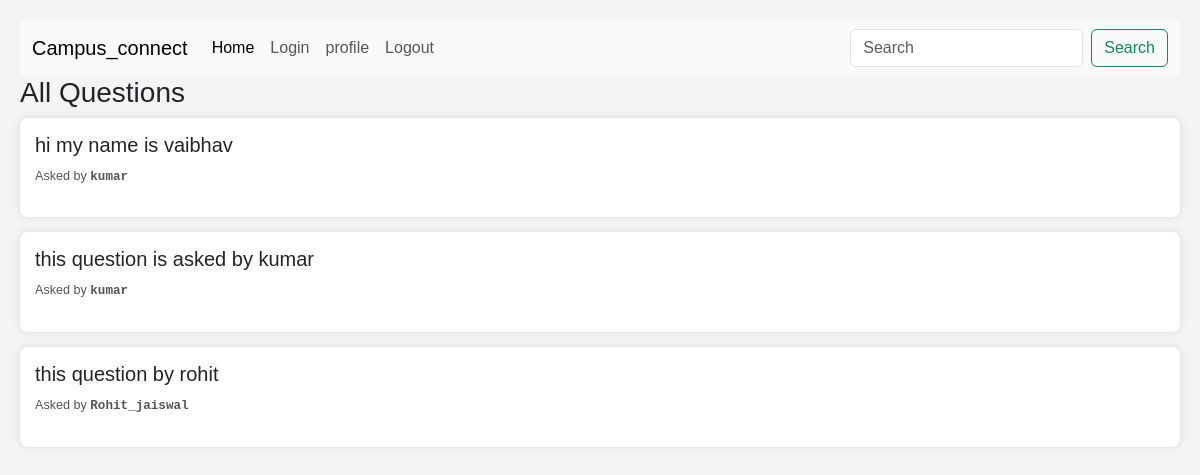
Page /home/ on the earlier database version.
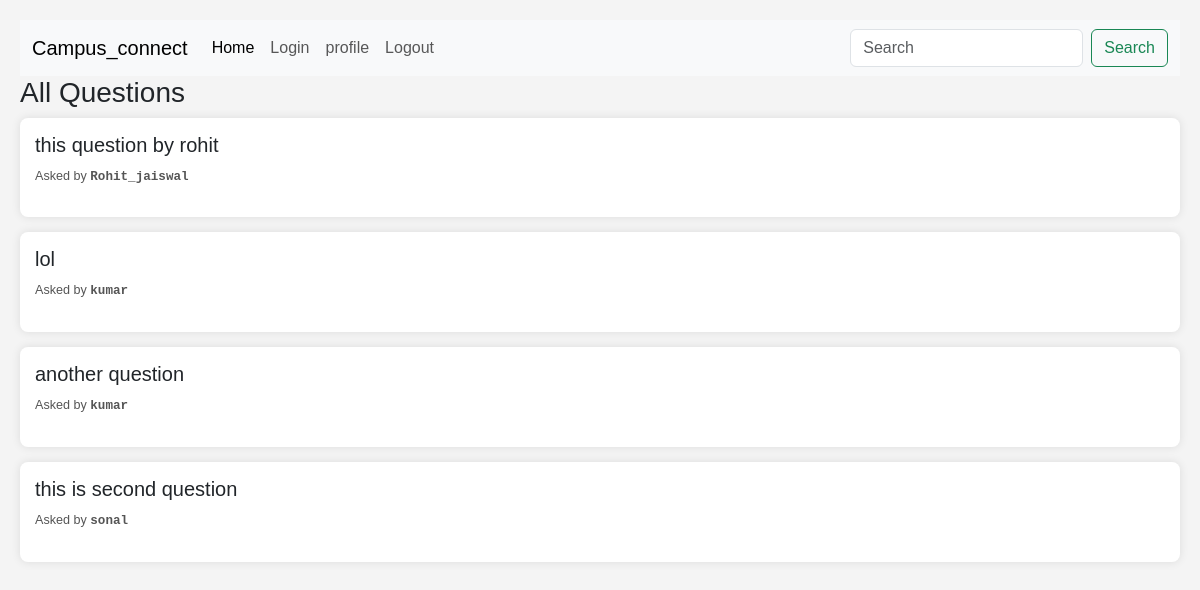
Same page on the later database version.
### student/models.py (models this page shows, shortened)
class questions(models.Model):
    user = models.ForeignKey(User,on_delete=models.CASCADE)
    question_text = models.TextField(max_length=240)
    created_on = models.DateField(auto_now_add=True)

### student/views.py (the view)
# urls.py: 2. Add a URL to urlpatterns:  path('', views.home, name='home')
def home(request):
    all_questions = questions.objects.all()
    return render(request,'home.html',{'all_questions': all_questions})

### student/templates/home.html (shortened to what this page needs)
{% extends "base.html" %}
{% block content%}
<!DOCTYPE html>
<html lang="en">
<head>
</head>
<body>
<h3>All Questions</h3>
{% for question in all_questions %}
    <div class="question-container">
        <h5>{{ question.question_text }}</h5>
        <p class="question-info">
            <small>
            Asked by <span class="username"> {{ question.user.username }} </span>
        </small>
        </p>
    </div>
{% endfor %}
</body>
</html>
{%endblock%}

### templates/base.html (shortened to what this page needs)
{% load static %}
<!DOCTYPE html>
<html lang="en">
<head>
    <link href="https://cdn.jsdelivr.net/npm/bootstrap@5.3.3/dist/css/bootstrap.min.css" rel="stylesheet">
</head>
<body>
    <nav class="navbar navbar-expand-lg navbar-light bg-light">
        <div class="container-fluid">
            <a class="navbar-brand" href="#">Campus_connect</a>
            <div class="collapse navbar-collapse" id="navbarNav">
                <ul class="navbar-nav me-auto mb-2 mb-lg-0">
                    <li class="nav-item">
                        <a class="nav-link active" aria-current="page" href="{% url 'home' %}">Home</a>
                    </li>
                    {% if not user.is_authenticated %}
                    <li class="nav-item">
                        <a class="nav-link" href="#">Login</a>
                    </li>
                    {% endif%}
                    <li class="nav-item">
                        <a class="nav-link" href="{% url 'profile' %}">profile</a>
                    </li>
                    <li class="nav-item">
                        <a class="nav-link" href="{% url 'logout' %}">Logout</a>
                    </li>
                </ul>
                <form class="d-flex" role="search">
                    <input class="form-control me-2" type="search" placeholder="Search" aria-label="Search">
                    <button class="btn btn-outline-success" type="submit">Search</button>
                </form>
            </div>
        </div>
    </nav>
    {% block content%}
    {%endblock%}
</body>
</html>

### student/templates/home.html (style rules this page uses)
body { font-family: Arial, sans-serif; background-color: #f4f4f4; margin: 0; padding: 20px; }
.question-container { background-color: #fff; padding: 15px; border-radius: 8px; box-shadow: 0 0 10px rgba(0, 0, 0, 0.1); margin-bottom: 15px; }
.question-info { font-size: 0.9em; color: #555; }
.question-info .username { font-family: 'Courier New', Courier, monospace; font-weight: bold; }

Differences in the rows shown:
removed questions: question_text "hi my name is vaibhav", user.username "kumar"
removed questions: question_text "this question is asked by kumar", user.username "kumar"
added questions: question_text "lol", user.username "kumar"
added questions: question_text "another question", user.username "kumar"
added questions: question_text "this is second question", user.username "sonal"
